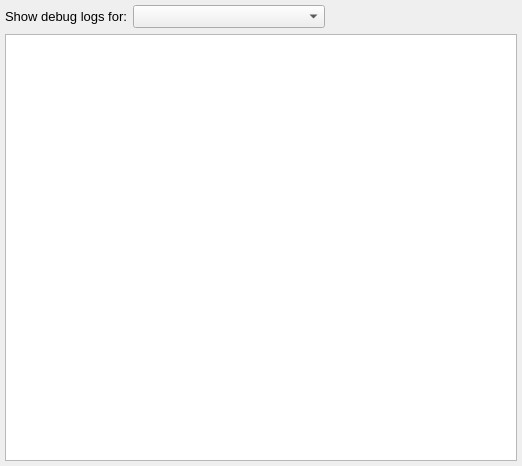
<?xml version="1.0" encoding="UTF-8"?>
<ui version="4.0">
 <class>AwDebugLogWidgetUi</class>
 <widget class="QWidget" name="AwDebugLogWidgetUi">
  <property name="geometry">
   <rect>
    <x>0</x>
    <y>0</y>
    <width>522</width>
    <height>466</height>
   </rect>
  </property>
  <property name="font">
   <font>
    <family>Arial</family>
    <pointsize>10</pointsize>
   </font>
  </property>
  <property name="windowTitle">
   <string>Debug Logs</string>
  </property>
  <property name="windowIcon">
   <iconset resource="../../../resources/AnyWave.qrc">
    <normaloff>:/images/AnyWave_logo.jpg</normaloff>:/images/AnyWave_logo.jpg</iconset>
  </property>
  <layout class="QGridLayout" name="gridLayout">
   <property name="leftMargin">
    <number>5</number>
   </property>
   <property name="topMargin">
    <number>5</number>
   </property>
   <property name="rightMargin">
    <number>5</number>
   </property>
   <property name="bottomMargin">
    <number>5</number>
   </property>
   <item row="0" column="0">
    <layout class="QVBoxLayout" name="verticalLayout">
     <item>
      <layout class="QHBoxLayout" name="horizontalLayout">
       <item>
        <widget class="QLabel" name="label">
         <property name="sizePolicy">
          <sizepolicy hsizetype="Preferred" vsizetype="Preferred">
           <horstretch>0</horstretch>
           <verstretch>0</verstretch>
          </sizepolicy>
         </property>
         <property name="text">
          <string>Show debug logs for:</string>
         </property>
        </widget>
       </item>
       <item>
        <widget class="QComboBox" name="comboLogType">
         <property name="sizePolicy">
          <sizepolicy hsizetype="Expanding" vsizetype="Fixed">
           <horstretch>0</horstretch>
           <verstretch>0</verstretch>
          </sizepolicy>
         </property>
        </widget>
       </item>
       <item>
        <spacer name="horizontalSpacer">
         <property name="orientation">
          <enum>Qt::Horizontal</enum>
         </property>
         <property name="sizeHint" stdset="0">
          <size>
           <width>40</width>
           <height>20</height>
          </size>
         </property>
        </spacer>
       </item>
      </layout>
     </item>
     <item>
      <widget class="QTextEdit" name="textEditLogs">
       <property name="font">
        <font>
         <family>Arial</family>
         <pointsize>14</pointsize>
        </font>
       </property>
       <property name="readOnly">
        <bool>true</bool>
       </property>
      </widget>
     </item>
    </layout>
   </item>
  </layout>
 </widget>
 <layoutdefault spacing="6" margin="11"/>
 <resources>
  <include location="../../../resources/AnyWave.qrc"/>
 </resources>
 <connections>
  <connection>
   <sender>comboLogType</sender>
   <signal>currentIndexChanged(QString)</signal>
   <receiver>AwDebugLogWidgetUi</receiver>
   <slot>updateLogs(QString)</slot>
   <hints>
    <hint type="sourcelabel">
     <x>154</x>
     <y>18</y>
    </hint>
    <hint type="destinationlabel">
     <x>519</x>
     <y>110</y>
    </hint>
   </hints>
  </connection>
 </connections>
 <slots>
  <slot>updateLogs(QString)</slot>
 </slots>
</ui>
